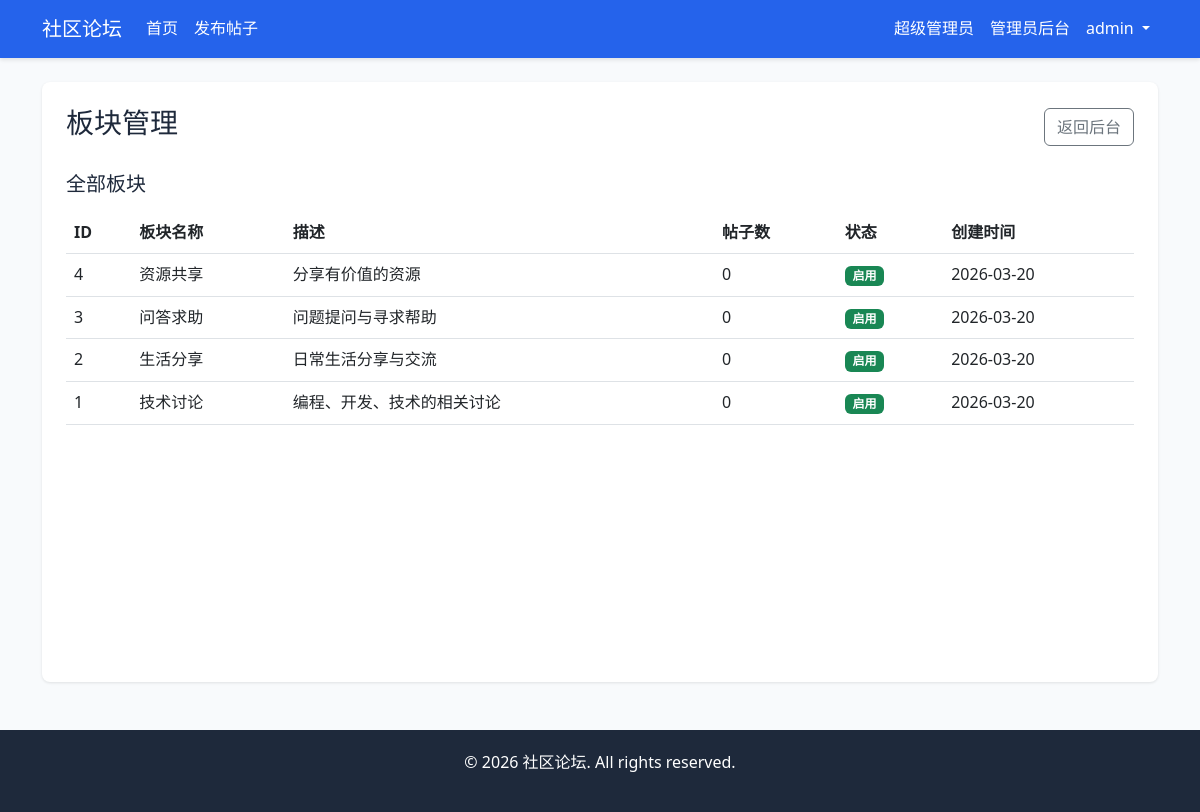
Page /superadmin/boards (signed in) on the committed database.
### app/models/user.py (models this page shows, shortened)
class User(UserMixin, db.Model):
    __tablename__ = 'users'
    id = db.Column(db.Integer, primary_key=True)
    username = db.Column(db.String(64), unique=True, nullable=False, index=True)
    email = db.Column(db.String(120), unique=True, nullable=False, index=True)
    password_hash = db.Column(db.String(256), nullable=False)
    role = db.Column(db.String(20), default='user')  # user, admin, superadmin
    is_active = db.Column(db.Boolean, default=True)
    created_at = db.Column(db.DateTime, default=datetime.utcnow)
    posts = db.relationship('Post', backref='author', lazy='dynamic')
    comments = db.relationship('Comment', backref='author', lazy='dynamic')
    def is_admin(self):
        return self.role in ['admin', 'superadmin']
    def is_superadmin(self):
        return self.role == 'superadmin'

### app/models/board.py (models this page shows, shortened)
class Board(db.Model):
    __tablename__ = 'boards'
    id = db.Column(db.Integer, primary_key=True)
    name = db.Column(db.String(64), unique=True, nullable=False)
    description = db.Column(db.String(256))
    created_at = db.Column(db.DateTime, default=datetime.utcnow)
    is_active = db.Column(db.Boolean, default=True)
    posts = db.relationship('Post', backref='board', lazy='dynamic')

### app/views/superadmin.py (the view)
    def decorated_function(*args, **kwargs):
        if not current_user.is_authenticated:
            abort(403)
        if not current_user.is_superadmin():
            abort(403)
        return f(*args, **kwargs)

### app/models/user.py (called while the page is built)
@login_manager.user_loader
def load_user(user_id):
    return User.query.get(int(user_id))

### app/views/superadmin.py (called while the page is built)
def superadmin_required(f):
    def decorated_function(*args, **kwargs):
        if not current_user.is_authenticated:
            abort(403)
        if not current_user.is_superadmin():
            abort(403)
        return f(*args, **kwargs)
    decorated_function.__name__ = f.__name__
    return decorated_function

@superadmin_bp.route('/boards')
@login_required
@superadmin_required
def boards():
    all_boards = Board.query.order_by(Board.created_at.desc()).all()
    return render_template('superadmin/boards.html', boards=all_boards)

### app/templates/superadmin/boards.html (shortened to what this page needs)
{% extends "base.html" %}
{% block content %}
<div class="main-content">
    <div class="d-flex justify-content-between align-items-center mb-4">
        <h3>板块管理</h3>
        <a href="{{ url_for('superadmin.index') }}" class="btn btn-outline-secondary">返回后台</a>
    </div>
    <h5 class="mb-3">全部板块</h5>
    <div class="table-responsive">
        <table class="table table-hover">
            <thead>
                <tr>
                    <th>ID</th>
                    <th>板块名称</th>
                    <th>描述</th>
                    <th>帖子数</th>
                    <th>状态</th>
                    <th>创建时间</th>
                </tr>
            </thead>
            <tbody>
                {% for board in boards %}
                <tr>
                    <td>{{ board.id }}</td>
                    <td>{{ board.name }}</td>
                    <td>{{ board.description or '-' }}</td>
                    <td>{{ board.posts.filter_by(is_deleted=False).count() }}</td>
                    <td>
                        {% if board.is_active %}<span class="badge bg-success">启用</span>
                        {% else %}<span class="badge bg-secondary">禁用</span>{% endif %}
                    </td>
                    <td>{{ board.created_at.strftime('%Y-%m-%d') }}</td>
                </tr>
                {% endfor %}
            </tbody>
        </table>
    </div>
</div>
{% endblock %}

### app/templates/base.html (shortened to what this page needs)
<!DOCTYPE html>
<html lang="zh-CN">
<head>
    <link href="https://cdn.jsdelivr.net/npm/bootstrap@5.3.0/dist/css/bootstrap.min.css" rel="stylesheet">
    <link rel="stylesheet" href="{{ url_for('static', filename='css/style.css') }}">
</head>
<body>
    <nav class="navbar navbar-expand-lg navbar-dark mb-4">
        <div class="container">
            <a class="navbar-brand" href="{{ url_for('main.index') }}">社区论坛</a>
            <div class="collapse navbar-collapse" id="navbarNav">
                <ul class="navbar-nav me-auto">
                    <li class="nav-item">
                        <a class="nav-link" href="{{ url_for('main.index') }}">首页</a>
                    </li>
                    {% if current_user.is_authenticated %}
                    <li class="nav-item">
                        <a class="nav-link" href="{{ url_for('post.create') }}">发布帖子</a>
                    </li>
                    {% endif %}
                </ul>
                <ul class="navbar-nav">
                    {% if current_user.is_authenticated %}
                    {% if current_user.is_superadmin() %}
                    <li class="nav-item">
                        <a class="nav-link" href="{{ url_for('superadmin.index') }}">超级管理员</a>
                    </li>
                    {% endif %}
                    {% if current_user.is_admin() %}
                    <li class="nav-item">
                        <a class="nav-link" href="{{ url_for('admin.index') }}">管理员后台</a>
                    </li>
                    {% endif %}
                    <li class="nav-item dropdown">
                        <a class="nav-link dropdown-toggle" href="#" role="button" data-bs-toggle="dropdown">
                            {{ current_user.username }}
                        </a>
                    </li>
                    {% endif %}
                </ul>
            </div>
        </div>
    </nav>
    <div class="container">
        {% block content %}{% endblock %}
    </div>
    <footer class="footer mt-5">
        <div class="container text-center">
            <p>&copy; 2026 社区论坛. All rights reserved.</p>
        </div>
    </footer>
</body>
</html>

### app/static/css/style.css (style rules this page uses)
:root { --primary-color: #2563eb; --secondary-color: #64748b; --success-color: #22c55e; --danger-color: #ef4444; --warning-color: #f59e0b; --info-color: #3b82f6; --dark-color: #1e293b; --light-bg: #f8fafc; --border-color: #e2e8f0; }
body { font-family: 'Segoe UI', Tahoma, Geneva, Verdana, sans-serif; background-color: var(--light-bg); color: var(--dark-color); line-height: 1.6; }
.navbar { background-color: var(--primary-color) !important; box-shadow: 0 2px 4px rgba(0,0,0,0.1); }
.navbar-brand, .nav-link { color: white !important; }
.main-content { background: white; border-radius: 8px; padding: 24px; box-shadow: 0 1px 3px rgba(0,0,0,0.1); min-height: 600px; }
.footer { background-color: var(--dark-color); color: white; padding: 20px 0; margin-top: 40px; }
.table-responsive { border-radius: 8px; overflow: hidden; }

### rows in the picture
User: username "admin"
Board: id "4", name "资源共享", description "分享有价值的资源", posts.filter_by "0", is_active "启用", created_at "2026-03-20"
Board: id "3", name "问答求助", description "问题提问与寻求帮助", posts.filter_by "0", is_active "启用", created_at "2026-03-20"
Board: id "2", name "生活分享", description "日常生活分享与交流", posts.filter_by "0", is_active "启用", created_at "2026-03-20"
Board: id "1", name "技术讨论", description "编程、开发、技术的相关讨论", posts.filter_by "0", is_active "启用", created_at "2026-03-20"
